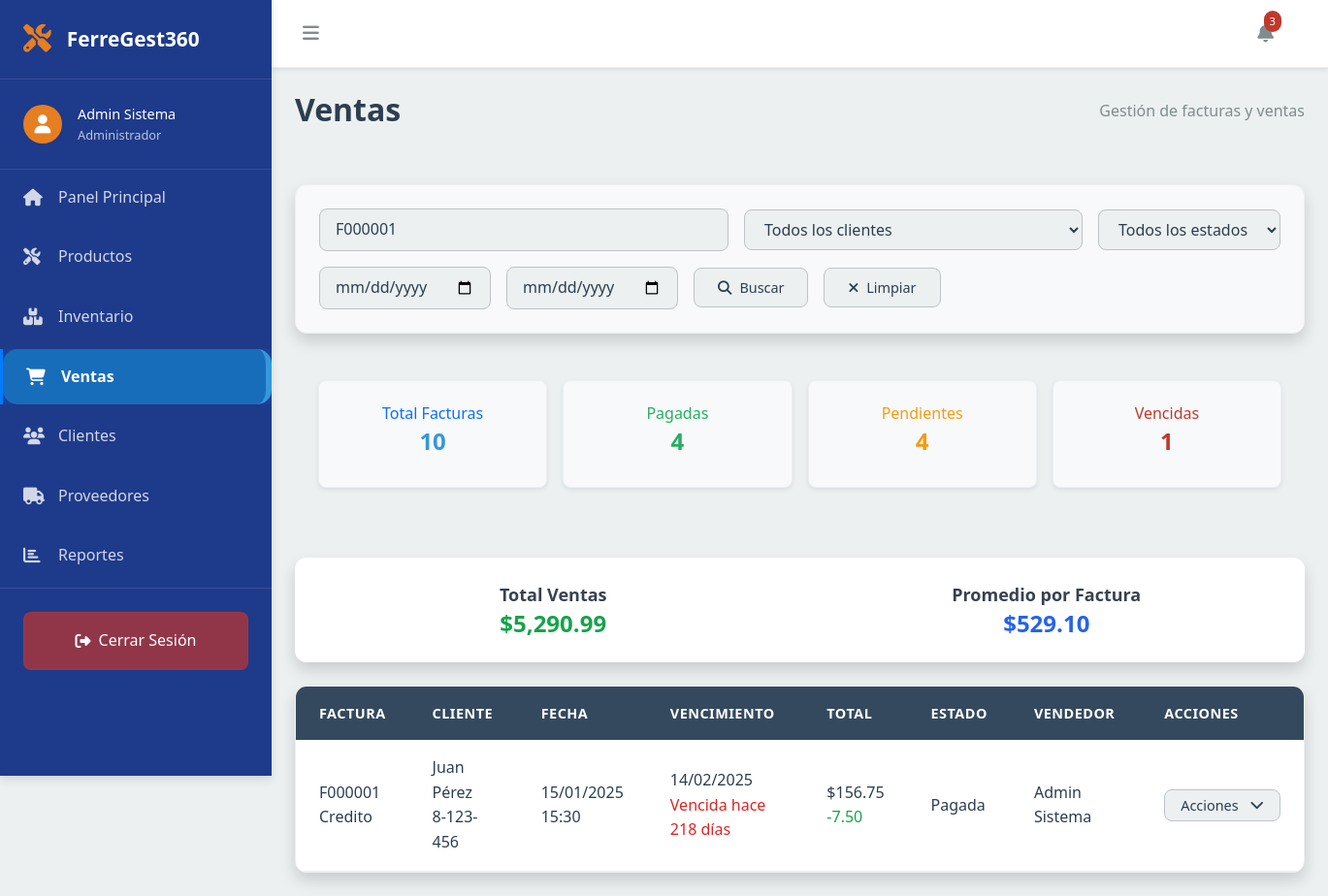
The app's page /public/ventas.php?busqueda=F000001 with its own data.
### tables this page shows
CREATE TABLE `facturas_venta` (
  `id` int(11) NOT NULL,
  `empresa_id` int(11) NOT NULL,
  `numero_factura` varchar(50) NOT NULL,
  `cliente_id` int(11) NOT NULL,
  `vendedor_id` int(11) NOT NULL,
  `fecha_factura` date NOT NULL,
  `fecha_vencimiento` date DEFAULT NULL,
  `tipo_pago` enum('contado','credito','mixto') NOT NULL,
  `subtotal` decimal(10,2) NOT NULL,
  `descuento` decimal(10,2) DEFAULT 0.00,
  `itbms` decimal(10,2) DEFAULT 0.00,
  `total` decimal(10,2) NOT NULL,
  `estado` enum('pendiente','pagada','anulada','vencida') DEFAULT 'pendiente',
  `observaciones` text DEFAULT NULL,
  `fecha_creacion` timestamp NOT NULL DEFAULT current_timestamp()
);

### public/ventas.php (shortened to what the rows shown need)
<?php
require_once '../config/connection.php';
include 'partials/head.php';
$pagina_actual = isset($_GET['pagina']) ? (int)$_GET['pagina'] : 1;
$ventas_por_pagina = 20;
$offset = ($pagina_actual - 1) * $ventas_por_pagina;
$busqueda = isset($_GET['busqueda']) ? trim($_GET['busqueda']) : '';
$where_conditions = ["fv.empresa_id = 1"];
$params = [];
if (!empty($busqueda)) {
    $where_conditions[] = "(fv.numero_factura LIKE ? OR c.nombre LIKE ? OR c.cedula_ruc LIKE ?)";
    $busqueda_param = "%$busqueda%";
    $params[] = $busqueda_param;
    $params[] = $busqueda_param;
    $params[] = $busqueda_param;
}
$where_clause = implode(" AND ", $where_conditions);
$sql_stats = "
SELECT
    COUNT(*) as total_facturas,
    SUM(CASE WHEN fv.estado = 'pagada' THEN 1 ELSE 0 END) as facturas_pagadas,
    SUM(CASE WHEN fv.estado = 'pendiente' THEN 1 ELSE 0 END) as facturas_pendientes,
    SUM(CASE WHEN fv.estado = 'vencida' THEN 1 ELSE 0 END) as facturas_vencidas,
    SUM(CASE WHEN fv.estado = 'anulada' THEN 1 ELSE 0 END) as facturas_anuladas,
    COALESCE(SUM(fv.total), 0) as total_ventas,
    COALESCE(AVG(fv.total), 0) as promedio_venta,
    COALESCE(SUM(fv.descuento), 0) as total_descuentos,
    COALESCE(SUM(fv.itbms), 0) as total_itbms
FROM facturas_venta fv
WHERE fv.empresa_id = 1";
try {
    $stats = ejecutarConsulta($sql_stats)->fetch(PDO::FETCH_ASSOC);
    $stats = array_map(function ($value) {
        return is_numeric($value) ? $value : 0;
    }, $stats);
} catch (Exception $e) {
    $stats = [
        'total_facturas' => 0,
        'facturas_pagadas' => 0,
        'facturas_pendientes' => 0,
        'facturas_vencidas' => 0,
        'facturas_anuladas' => 0,
        'total_ventas' => 0,
        'promedio_venta' => 0,
        'total_descuentos' => 0,
        'total_itbms' => 0
    ];
}
$sql_ventas = "
SELECT
    fv.id,
    fv.numero_factura,
    fv.fecha_factura,
    fv.fecha_vencimiento,
    fv.tipo_pago,
    COALESCE(fv.subtotal, 0) as subtotal,
    COALESCE(fv.descuento, 0) as descuento,
    COALESCE(fv.itbms, 0) as itbms,
    COALESCE(fv.total, 0) as total,
    fv.estado,
    fv.observaciones,
    fv.fecha_creacion,
    -- Información del cliente
    c.id as cliente_id,
    COALESCE(c.nombre, 'Cliente no encontrado') as cliente_nombre,
    COALESCE(c.cedula_ruc, 'Sin cédula') as cliente_cedula,
    COALESCE(c.telefono, 'Sin teléfono') as cliente_telefono,
    -- Información del vendedor
    COALESCE(u.nombre, 'Vendedor no encontrado') as vendedor_nombre,
    COALESCE(u.apellido, '') as vendedor_apellido,
    -- Cálculos derivados
    CASE
        WHEN fv.estado = 'pagada' THEN 'success'
        WHEN fv.estado = 'pendiente' THEN 'warning'
        WHEN fv.estado = 'vencida' THEN 'danger'
        WHEN fv.estado = 'anulada' THEN 'secondary'
        ELSE 'secondary'
    END as estado_clase,
    CASE
        WHEN fv.estado = 'pagada' THEN 'Pagada'
        WHEN fv.estado = 'pendiente' THEN 'Pendiente'
        WHEN fv.estado = 'vencida' THEN 'Vencida'
        WHEN fv.estado = 'anulada' THEN 'Anulada'
        ELSE 'Desconocido'
    END as estado_descripcion,
    CASE
        WHEN fv.fecha_vencimiento IS NULL THEN NULL
        ELSE DATEDIFF(fv.fecha_vencimiento, CURDATE())
    END as dias_vencimiento
FROM facturas_venta fv
LEFT JOIN clientes c ON fv.cliente_id = c.id
LEFT JOIN usuarios u ON fv.vendedor_id = u.id
WHERE $where_clause
ORDER BY fv.fecha_factura DESC, fv.id DESC
LIMIT $ventas_por_pagina OFFSET $offset";
try {
    $ventas = ejecutarConsulta($sql_ventas, $params)->fetchAll(PDO::FETCH_ASSOC);
} catch (Exception $e) {
    $ventas = [];
}
$hay_datos = !empty($ventas) || $stats['total_facturas'] > 0;
?>
<body>
    <div id="dashboardScreen" class="dashboard-container">
        <main class="main-content">
            <?php include 'partials/header.php'; ?>
            <div class="content-area">
                <div class="page-header">
                    <h1>Ventas</h1>
                </div>
                <div class="bg-white rounded-lg shadow data-table">
                    <div>
                        <table>
                            <thead>
                                <tr>
                                    <th>Factura</th>
                                    <th>Cliente</th>
                                    <th>Fecha</th>
                                    <th>Vencimiento</th>
                                    <th>Total</th>
                                    <th>Estado</th>
                                    <th>Vendedor</th>
                                    <th>Acciones</th>
                                </tr>
                            </thead>
                            <tbody id="ventasTableBody">
                                <?php if (empty($ventas)): ?>
                                <tr>
                                    <td colspan="8" class="text-center py-8 text-gray-500">
                                        <i class="fas fa-search fa-2x mb-2"></i>
                                        <p>
                                            <?php if ($hay_datos): ?>
                                            No se encontraron facturas con los filtros aplicados
                                            <?php else: ?>
                                            No hay facturas registradas. Crea tu primera factura para comenzar.
                                            <?php endif; ?>
                                        </p>
                                    </td>
                                </tr>
                                <?php else: ?>
                                <?php foreach ($ventas as $venta): ?>
                                <tr class="venta-row">
                                    <td>
                                        <div class="factura-info">
                                            <div class="factura-numero">
                                                <?php echo htmlspecialchars($venta['numero_factura']); ?></div>
                                            <div class="factura-tipo"><?php echo ucfirst($venta['tipo_pago']); ?></div>
                                        </div>
                                    </td>
                                    <td>
                                        <div class="cliente-info">
                                            <div class="cliente-nombre">
                                                <?php echo htmlspecialchars($venta['cliente_nombre']); ?></div>
                                            <div class="cliente-cedula">
                                                <?php echo htmlspecialchars($venta['cliente_cedula']); ?></div>
                                        </div>
                                    </td>
                                    <td>
                                        <div class="fecha-info">
                                            <div class="fecha-factura">
                                                <?php echo date('d/m/Y', strtotime($venta['fecha_factura'])); ?></div>
                                            <div class="fecha-hora">
                                                <?php echo date('H:i', strtotime($venta['fecha_creacion'])); ?></div>
                                        </div>
                                    </td>
                                    <td>
                                        <?php if ($venta['fecha_vencimiento']): ?>
                                        <div class="vencimiento-info">
                                            <div class="fecha-vencimiento">
                                                <?php echo date('d/m/Y', strtotime($venta['fecha_vencimiento'])); ?>
                                            </div>
                                            <?php if ($venta['dias_vencimiento'] !== null): ?>
                                            <?php if ($venta['dias_vencimiento'] < 0): ?>
                                            <div class="dias-vencido text-red-600">Vencida hace
                                                <?php echo abs($venta['dias_vencimiento']); ?> días</div>
                                            <?php elseif ($venta['dias_vencimiento'] <= 7): ?>
                                            <div class="dias-vencimiento text-orange-600">Vence en
                                                <?php echo $venta['dias_vencimiento']; ?> días</div>
                                            <?php endif; ?>
                                            <?php endif; ?>
                                        </div>
                                        <?php else: ?>
                                        <span class="text-gray-400">Sin vencimiento</span>
                                        <?php endif; ?>
                                    </td>
                                    <td>
                                        <div class="total-info">
                                            <div class="total-monto">$<?php echo number_format($venta['total'], 2); ?>
                                            </div>
                                            <?php if ($venta['descuento'] > 0): ?>
                                            <div class="descuento-info text-green-600">
                                                -<?php echo number_format($venta['descuento'], 2); ?></div>
                                            <?php endif; ?>
                                        </div>
                                    </td>
                                    <td>
                                        <span class="estado-badge <?php echo $venta['estado_clase']; ?>">
                                            <?php echo $venta['estado_descripcion']; ?>
                                        </span>
                                    </td>
                                    <td>
                                        <div class="vendedor-info">
                                            <?php echo htmlspecialchars($venta['vendedor_nombre'] . ' ' . $venta['vendedor_apellido']); ?>
                                        </div>
                                    </td>
                                    <td>
                                        <div class="action-buttons relative" x-data="{ open: false }">
                                            <button @click="open = !open" class="btn-secondary px-3 py-1 rounded-md">
                                                Acciones <i class="fas fa-chevron-down ml-1"></i>
                                            </button>
                                        </div>
                                    </td>
                                </tr>
                                <?php endforeach; ?>
                                <?php endif; ?>
                            </tbody>
                        </table>
                    </div>
                </div>
            </div>
        </main>
    </div>
</body>
</html>

### records on screen
facturas_venta: numero_factura "F000001", tipo_pago "Credito", cliente_nombre "Juan Pérez", cliente_cedula "8-123-456", fecha_factura "15/01/2025", fecha_creacion "15:30", fecha_vencimiento "14/02/2025", dias_vencimiento "218", total "156.75", descuento "7.50", estado_descripcion "Pagada", vendedor_apellido "Admin Sistema"

### other values on screen
$stats['total_facturas'] "10"
$stats['facturas_pagadas'] "4"
$stats['facturas_pendientes'] "4"
$stats['facturas_vencidas'] "1"
$stats['total_ventas'] "5,290.99"
$stats['promedio_venta'] "529.10"
